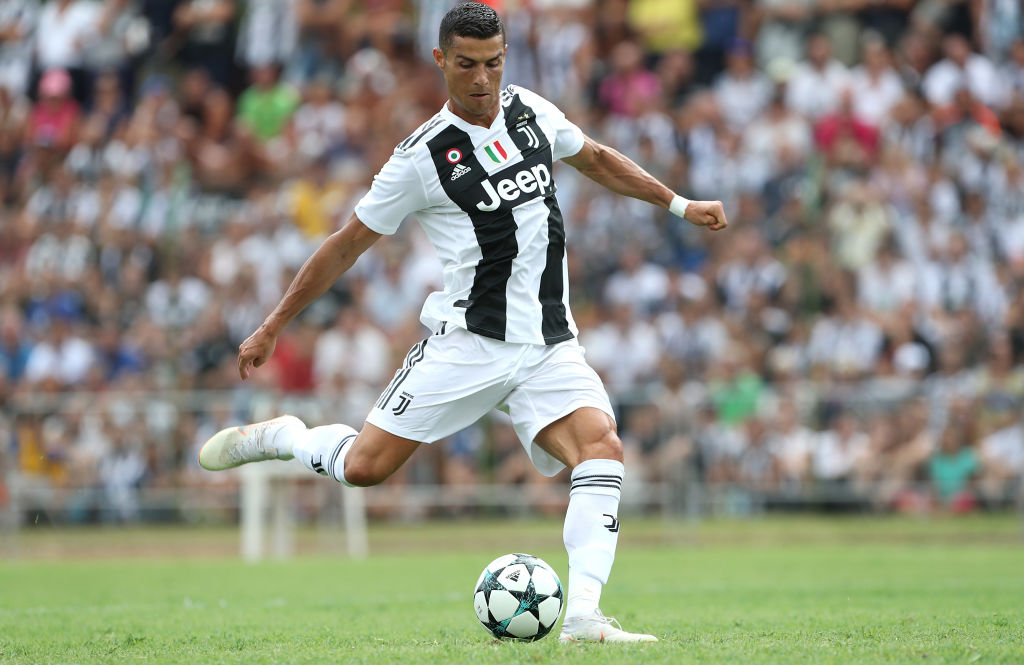
#> input picture src/images/ronaldo.jpg, 1024 x 665 px
$ python basics.py
#> lines starting #> are read from the running program, lines starting #| are printed output that depends on the picture; after the words box and inside, x2 and y2 are one past the last pixel; in counts of white or black regions, pixels touching at a corner belong together
import cv2
import os

script_dir = os.path.dirname(__file__)  # <-- absolute dir the script is in
rel_path = "../images/ronaldo.jpg"
abs_file_path = os.path.join(script_dir, rel_path)

img = cv2.imread(abs_file_path)
#> img is the input picture: shape (665, 1024, 3); mean B, G, R 125.9, 141, 140.7
ball = img[280:340, 330:390]
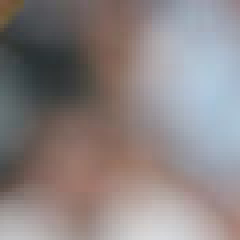
#> ball: shape (60, 60, 3) (shown 4 times larger); mean B, G, R 130.7, 130.9, 138.9
img[273:333, 100:160] = ball
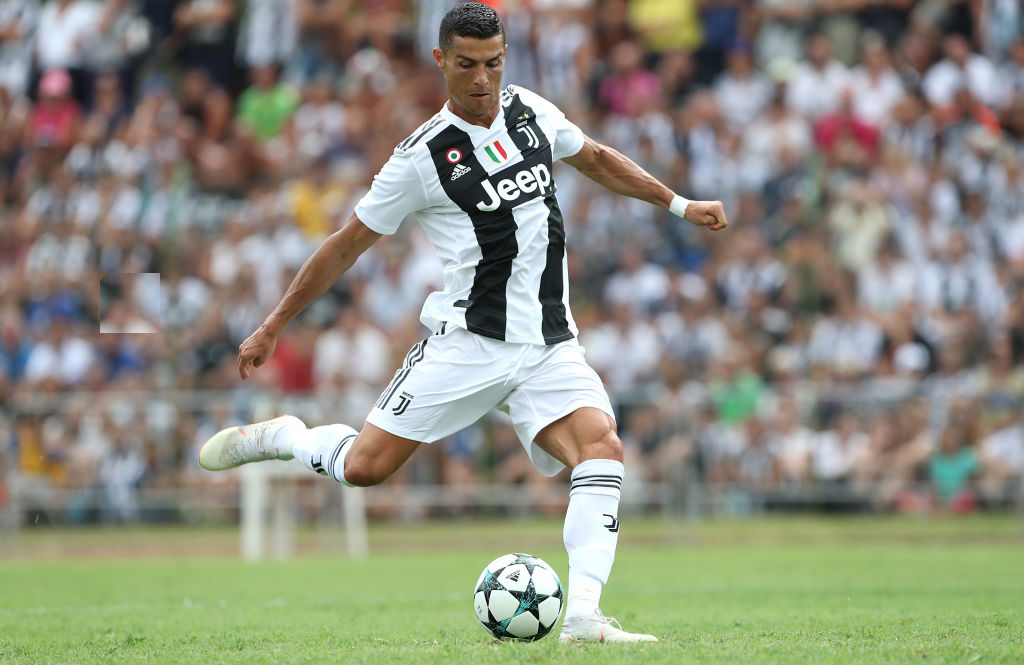
#> img: shape (665, 1024, 3); 0.53% of pixels changed, all inside (x1, y1, x2, y2) = (100, 273, 160, 333)
cv2.imshow('crissy', img)
cv2.waitKey(0)
cv2.destroyAllWindows()
